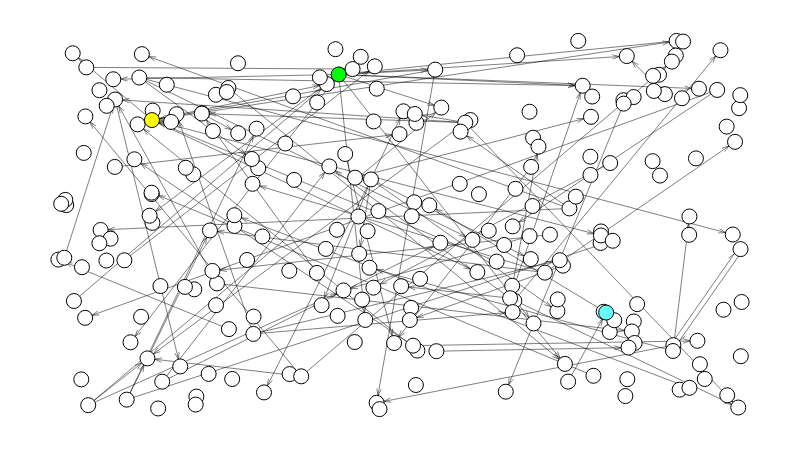

Notebook code for this chart:
### Code cell
g.label_nodes()
g.set_all_nodes(size=15, labpos='hover')
g.set_all_edges(color=(0, 0, 0, 0.5))
g.nodes['David Guetta']['color'] = (0, 255, 0)
g.nodes['Pitbull']['color'] = (255, 255, 0)
g.nodes['Charlie Puth']['color'] = (100, 255, 255)


g.draw()

### Figure 1 — Plotly figure (JSON) as saved in the notebook; plotly's stock layout.template omitted (floating-point values rounded to 4 significant figures; data arrays with more than 128 entries replaced by an {"elided": "..."} marker saying what was removed)
{"data": [{"hoverinfo": "none", "line": {"color": "rgb(127, 127, 127)", "dash": "solid", "width": 0}, "mode": "lines", "type": "scatter", "x": [0.4937, 0.4937, null, 0, 1, null], "y": [0, 1, null, 0.4997, 0.4997, null]}, {"hoverinfo": "none", "line": {"color": "rgba(0, 0, 0, 0.5)", "dash": "solid", "width": 1}, "mode": "lines", "type": "scatter", "x": {"elided": "885 float values"}, "y": {"elided": "885 float values"}}, {"hoverinfo": "text", "marker": {"color": "rgb(255, 255, 255)", "line": {"color": "rgb(0, 0, 0)", "width": 1}, "size": 15, "symbol": "circle"}, "mode": "markers", "text": {"elided": "228 str values"}, "textfont": {"color": "rgb(0, 0, 0)"}, "textposition": "middle center", "type": "scatter", "x": {"elided": "228 float values"}, "y": {"elided": "228 float values"}}, {"hoverinfo": "text", "marker": {"color": "rgb(0, 255, 0)", "line": {"color": "rgb(0, 0, 0)", "width": 1}, "size": 15, "symbol": "circle"}, "mode": "markers", "text": ["David Guetta"], "textfont": {"color": "rgb(0, 0, 0)"}, "textposition": "middle center", "type": "scatter", "x": [0.4102], "y": [0.9088]}, {"hoverinfo": "text", "marker": {"color": "rgb(255, 255, 0)", "line": {"color": "rgb(0, 0, 0)", "width": 1}, "size": 15, "symbol": "circle"}, "mode": "markers", "text": ["Pitbull"], "textfont": {"color": "rgb(0, 0, 0)"}, "textposition": "middle center", "type": "scatter", "x": [0.1369], "y": [0.785]}, {"hoverinfo": "text", "marker": {"color": "rgb(100, 255, 255)", "line": {"color": "rgb(0, 0, 0)", "width": 1}, "size": 15, "symbol": "circle"}, "mode": "markers", "text": ["Charlie Puth"], "textfont": {"color": "rgb(0, 0, 0)"}, "textposition": "middle center", "type": "scatter", "x": [0.8017], "y": [0.2623]}, {"hoverinfo": "none", "mode": "text", "text": [], "textfont": {"color": "rgb(255, 255, 255)"}, "textposition": "middle center", "type": "scatter", "x": [], "y": []}, {"hoverinfo": "none", "mode": "text", "text": {"elided": "231 null values"}, "textfont": {"color": "rgb(0, 0, 0)"}, "textposition": "middle center", "type": "scatter", "x": {"elided": "231 float values"}, "y": {"elided": "231 float values"}}, {"hoverinfo": "none", "mode": "text", "text": [null, null, null, null, null, null, null, null, null, null, null, null, null, null, null, null, null, null, null, null, null, null, null, null, null, null, null, null, null, null, null, null, null, null, null, null, null, null, null, null, null, null, null, null, null, null, null, null, null, null, null, null, null, null, null, null, null, null, null, null, null, null, null, null, null, null, null, null, null, null, null, null, null, null, null, null, null, null, null, null, null, null, null, null, null, null, null, null, null, null, null, null, null, null, null, null, null, null, null], "textfont": {"color": "rgb(0, 0, 0)"}, "textposition": "middle center", "type": "scatter", "x": [0.4695, 0.9345, 0.6858, 0.8496, 0.659, 0.444, 0.4801, 0.2693, 0.2805, 0.6745, 0.6202, 0.4898, 0.2456, 0.5642, 0.5895, 0.5228, 0.3468, 0.1821, 0.4512, 0.1023, 0.6936, 0.9641, 0.2629, 0.349, 0.271, 0.06961, 0.262, 0.3812, 0.4691, 0.5187, 0.1524, 0.1984, 0.807, 0.4542, 0.3116, 0.2358, 0.727, 0.3071, 0.2156, 0.5062, 0.4739, 0.4939, 0.843, 0.4651, 0.5809, 0.4683, 0.6023, 0.3921, 0.4348, 0.4631, 0.5575, 0.5066, 0.8226, 0.3837, 0.2893, 0.6736, 0.8974, 0.3383, 0.3716, 0.4023, 0.8058, 0.5561, 0.1449, 0.5374, 0.2825, 0.1193, 0.66, 0.4056, 0.4301, 0.6411, 0.5855, 0.6313, 0.7612, 0.6648, 0.4432, 0.2093, 0.3687, 0.5565, 0.474, 0.1863, 0.6173, 0.2412, 0.7006, 0.7124, 0.8344, 0.5798, 0.5203, 0.6678, 0.1446, 0.1632, 0.5043, 0.03213, 0.2435, 0.07803, 0.2927, 0.2245, 0.603, 0.7544, 0.6033], "y": [0.4426, 0.3227, 0.06968, 0.8886, 0.9282, 0.5783, 0.9415, 0.5292, 0.6961, 0.9157, 0.96, 0.8887, 0.876, 0.5868, 0.9197, 0.465, 0.8276, 0.4049, 0.2664, 0.09342, 0.1884, 0.2855, 0.3827, 0.2866, 0.6881, 0.8557, 0.8595, 0.6022, 0.6537, 0.9184, 0.8085, 0.608, 0.6509, 0.315, 0.4459, 0.952, 0.2052, 0.4037, 0.494, 0.3299, 0.2601, 0.4661, 0.5698, 0.4019, 0.539, 0.7274, 0.4662, 0.3229, 0.4436, 0.5187, 0.371, 0.5327, 0.6597, 0.5686, 0.7283, 0.2456, 0.3436, 0.7832, 0.4369, 0.764, 0.4092, 0.7639, 0.5785, 0.3022, 0.571, 0.2875, 0.6279, 0.4895, 0.7299, 0.4759, 0.2677, 0.2911, 0.181, 0.3855, 0.9157, 0.8111, 0.7036, 0.7127, 0.3985, 0.4253, 0.5363, 0.08733, 0.5981, 0.2287, 0.1764, 0.2915, 0.4591, 0.5118, 0.4844, 0.3229, 0.5177, 0.6338, 0.799, 0.09475, 0.4347, 0.1904, 0.4027, 0.4287, 0.7365]}, {"hoverinfo": "none", "marker": {"color": "rgba(255, 255, 255, 0)", "line": {"color": "rgba(255, 255, 255, 0)", "width": 0}, "size": 0, "symbol": "circle"}, "mode": "markers", "type": "scatter", "x": [0.5, 0, 1, 0.5], "y": [0, 0.5, 0.5, 1]}], "layout": {"height": 450, "hovermode": "closest", "margin": {"b": 10, "l": 10, "r": 10, "t": 10}, "plot_bgcolor": "rgb(255, 255, 255)", "showlegend": false, "width": 800, "xaxis": {"fixedrange": true, "showgrid": false, "showticklabels": false, "zeroline": false}, "yaxis": {"fixedrange": true, "showgrid": false, "showticklabels": false, "zeroline": false}}}
